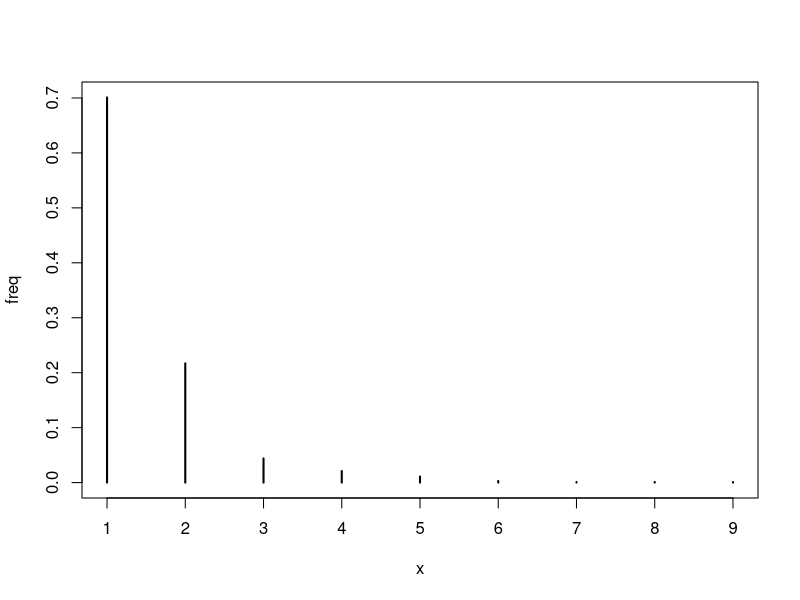
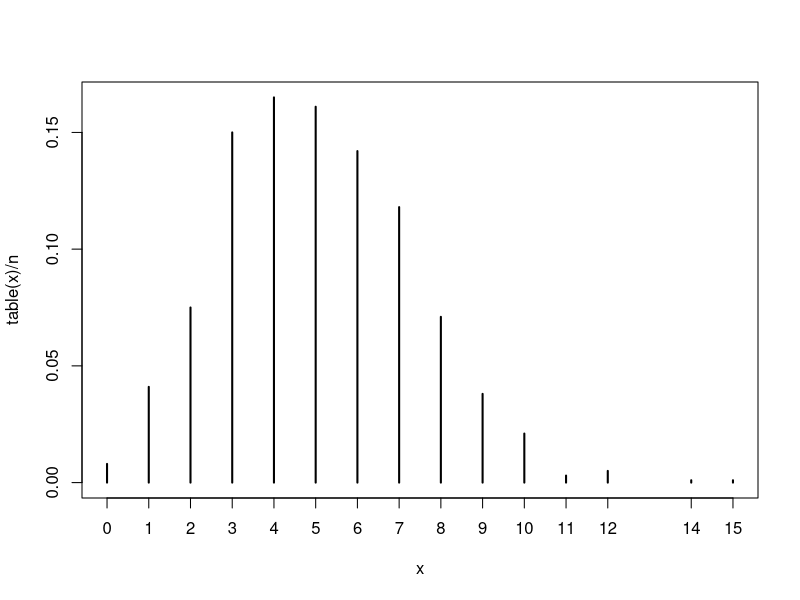
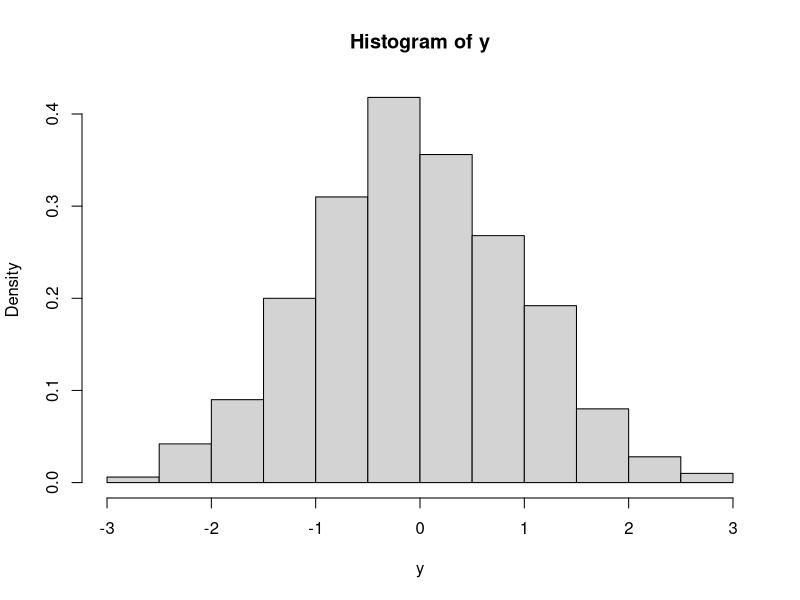
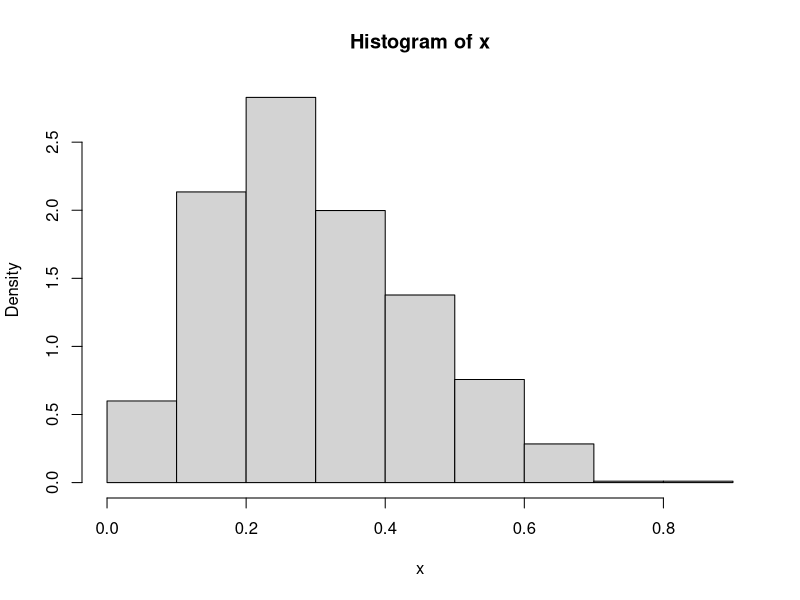

Source code (R) for these figures, in order:
## ---- chunk 1
theta <- 0.5
u <- runif(1)
k <- 1:50
a <- -1 / log(1 - theta)
fk <- exp(log(a) + k * log(theta) - log(k))
Fk <- cumsum(fk)

Fk
# plot(Fk, ylim = 0:1)
## ---- chunk 2
# Função para gerar NPAs logarítmica(theta)

rlogc <- function(n, theta) {
	u <- runif(n)
	N <- ceiling(-16 / log10(theta))
	k <- 1:N
	a <- -1 / log(1 - theta)
	fk <- exp(log(a) + k * log(theta) - log(k))
	Fk <- cumsum(fk)
	x <- integer(n)
	for (i in 1:n) {
		x[i] <- as.integer(sum(u[i] > Fk))
		while (x[i] == N) {
			logf <- log(a) + (N + 1) * log(theta) - log(N + 1)
			fk <- c(fk, exp(logf))
			Fk <- c(Fk, Fk[N] + fk[N + 1])
			N <- N + 1
			x[i] <- as.integer(sum(u[i] > Fk))
		}
	}
	return(x + 1)
}

n <- 1000
theta <- 0.5
x <- rlogc(n, theta)
k <- sort(unique(x))

fmp <- -1 / log(1 - theta) * theta ^ k / k
freq <- table(x) / n
round(rbind(freq, fmp), 3)

plot(freq)
## ---- chunk 3
rpoisson <- function(n, lambda) {
	N <- integer(n)
	for (i in 1:n) {
		Tn <- -log(runif(100)) / lambda
		Sn <- cumsum(Tn)
		N[i] <- min(which(Sn > 1)) - 1
	}
	return(N)
}

n <- 1000
lambda <- 5
x <- rpoisson(n, lambda)
plot(table(x) / n)
## ---- chunk 4
a <- -3
b <- 3
n <- 1000
k <- 0  # contador par aas observações aceitas
j <- 0  # iterações
y <- numeric(n)

while (k < n) {
	x <- rnorm(1)  # valores da N(0, 1)
	j <- j + 1
	if (x >= a & x <= b) {
		# aceita x
		k <- k + 1
		y[k] <- x
	}
}

hist(y, prob = TRUE)
## ---- chunk 5
optimize(f = function(x){dbeta(x, 2.7, 6.3)}, interval = c(0, 1), maximum = TRUE)$objective
## ---- chunk 6
Nsim <- 2500
a <- 2.7
b <- 6.3
M <- 2.7

u <- runif(Nsim, max = M)  # M * U[0, 1]
y <- runif(Nsim)

x <- y[u < dbeta(y, a, b)]

hist(x, probability = TRUE)
